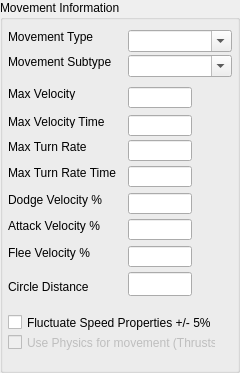
    <widget class="QGroupBox" name="IDC_STATIC_5">
      <property name="geometry">
        <rect>
          <x>232</x>
          <y>8</y>
          <width>240</width>
          <height>373</height>
        </rect>
      </property>
      <property name="title">
        <string>Movement Information</string>
      </property>
      <property name="visible">
        <bool>true</bool>
      </property>
      <property name="enabled">
        <bool>true</bool>
      </property>
      <property name="flat">
        <bool>false</bool>
      </property>
      <widget class="QLabel" name="IDC_STATIC_6">
        <property name="geometry">
          <rect>
            <x>8</x>
            <y>30</y>
            <width>88</width>
            <height>16</height>
          </rect>
        </property>
        <property name="text">
          <string>Movement Type</string>
        </property>
        <property name="visible">
          <bool>true</bool>
        </property>
        <property name="enabled">
          <bool>true</bool>
        </property>
        <property name="alignment">
          <set>Qt::AlignLeft</set>
        </property>
      </widget>
      <widget class="QComboBox" name="IDC_AI_MOVEMENT_TYPE_COMBO">
        <property name="maxVisibleItems">
          <number>4</number>
        </property>
        <property name="geometry">
          <rect>
            <x>128</x>
            <y>30</y>
            <width>104</width>
            <height>22</height>
          </rect>
        </property>
        <property name="visible">
          <bool>true</bool>
        </property>
        <property name="enabled">
          <bool>true</bool>
        </property>
        <property name="editable">
          <bool>true</bool>
        </property>
      </widget>
      <widget class="QLabel" name="IDC_STATIC_7">
        <property name="geometry">
          <rect>
            <x>8</x>
            <y>55</y>
            <width>112</width>
            <height>16</height>
          </rect>
        </property>
        <property name="text">
          <string>Movement Subtype</string>
        </property>
        <property name="visible">
          <bool>true</bool>
        </property>
        <property name="enabled">
          <bool>true</bool>
        </property>
        <property name="alignment">
          <set>Qt::AlignLeft</set>
        </property>
      </widget>
      <widget class="QComboBox" name="IDC_AI_MOVEMENT_SUBTYPE_COMBO">
        <property name="maxVisibleItems">
          <number>5</number>
        </property>
        <property name="geometry">
          <rect>
            <x>128</x>
            <y>55</y>
            <width>104</width>
            <height>22</height>
          </rect>
        </property>
        <property name="visible">
          <bool>true</bool>
        </property>
        <property name="enabled">
          <bool>true</bool>
        </property>
        <property name="editable">
          <bool>true</bool>
        </property>
      </widget>
      <widget class="QLabel" name="IDC_STATIC_8">
        <property name="geometry">
          <rect>
            <x>8</x>
            <y>87</y>
            <width>80</width>
            <height>13</height>
          </rect>
        </property>
        <property name="text">
          <string>Max Velocity</string>
        </property>
        <property name="visible">
          <bool>true</bool>
        </property>
        <property name="enabled">
          <bool>true</bool>
        </property>
        <property name="alignment">
          <set>Qt::AlignLeft</set>
        </property>
      </widget>
      <widget class="QLineEdit" name="IDC_AI_MAX_VELOCITY_EDIT">
        <property name="geometry">
          <rect>
            <x>128</x>
            <y>87</y>
            <width>64</width>
            <height>21</height>
          </rect>
        </property>
        <property name="visible">
          <bool>true</bool>
        </property>
        <property name="enabled">
          <bool>true</bool>
        </property>
      </widget>
      <widget class="QLabel" name="IDC_STATIC_9">
        <property name="geometry">
          <rect>
            <x>8</x>
            <y>115</y>
            <width>104</width>
            <height>13</height>
          </rect>
        </property>
        <property name="text">
          <string>Max Velocity Time</string>
        </property>
        <property name="visible">
          <bool>true</bool>
        </property>
        <property name="enabled">
          <bool>true</bool>
        </property>
        <property name="alignment">
          <set>Qt::AlignLeft</set>
        </property>
      </widget>
      <widget class="QLineEdit" name="IDC_AI_MAX_VEL_TIME_EDIT">
        <property name="geometry">
          <rect>
            <x>128</x>
            <y>115</y>
            <width>64</width>
            <height>21</height>
          </rect>
        </property>
        <property name="visible">
          <bool>true</bool>
        </property>
        <property name="enabled">
          <bool>true</bool>
        </property>
      </widget>
      <widget class="QLabel" name="IDC_STATIC_10">
        <property name="geometry">
          <rect>
            <x>8</x>
            <y>140</y>
            <width>80</width>
            <height>13</height>
          </rect>
        </property>
        <property name="text">
          <string>Max Turn Rate</string>
        </property>
        <property name="visible">
          <bool>true</bool>
        </property>
        <property name="enabled">
          <bool>true</bool>
        </property>
        <property name="alignment">
          <set>Qt::AlignLeft</set>
        </property>
      </widget>
      <widget class="QLineEdit" name="IDC_AI_MAX_TURN_RATE_EDIT">
        <property name="geometry">
          <rect>
            <x>128</x>
            <y>140</y>
            <width>64</width>
            <height>21</height>
          </rect>
        </property>
        <property name="visible">
          <bool>true</bool>
        </property>
        <property name="enabled">
          <bool>true</bool>
        </property>
      </widget>
      <widget class="QLabel" name="IDC_STATIC_11">
        <property name="geometry">
          <rect>
            <x>8</x>
            <y>166</y>
            <width>120</width>
            <height>13</height>
          </rect>
        </property>
        <property name="text">
          <string>Max Turn Rate Time</string>
        </property>
        <property name="visible">
          <bool>true</bool>
        </property>
        <property name="enabled">
          <bool>true</bool>
        </property>
        <property name="alignment">
          <set>Qt::AlignLeft</set>
        </property>
      </widget>
      <widget class="QLineEdit" name="IDC_AI_MAX_TURN_RATE_TIME_EDIT">
        <property name="geometry">
          <rect>
            <x>128</x>
            <y>166</y>
            <width>64</width>
            <height>21</height>
          </rect>
        </property>
        <property name="visible">
          <bool>true</bool>
        </property>
        <property name="enabled">
          <bool>true</bool>
        </property>
      </widget>
      <widget class="QLabel" name="IDC_STATIC_12">
        <property name="geometry">
          <rect>
            <x>8</x>
            <y>193</y>
            <width>104</width>
            <height>16</height>
          </rect>
        </property>
        <property name="text">
          <string>Dodge Velocity %</string>
        </property>
        <property name="visible">
          <bool>true</bool>
        </property>
        <property name="enabled">
          <bool>true</bool>
        </property>
        <property name="alignment">
          <set>Qt::AlignLeft</set>
        </property>
      </widget>
      <widget class="QLineEdit" name="IDC_AI_DODGE_VEL_PER_EDIT">
        <property name="geometry">
          <rect>
            <x>128</x>
            <y>193</y>
            <width>64</width>
            <height>21</height>
          </rect>
        </property>
        <property name="visible">
          <bool>true</bool>
        </property>
        <property name="enabled">
          <bool>true</bool>
        </property>
      </widget>
      <widget class="QLabel" name="IDC_STATIC_13">
        <property name="geometry">
          <rect>
            <x>8</x>
            <y>219</y>
            <width>112</width>
            <height>16</height>
          </rect>
        </property>
        <property name="text">
          <string>Attack Velocity %</string>
        </property>
        <property name="visible">
          <bool>true</bool>
        </property>
        <property name="enabled">
          <bool>true</bool>
        </property>
        <property name="alignment">
          <set>Qt::AlignLeft</set>
        </property>
      </widget>
      <widget class="QLineEdit" name="IDC_AI_ATTACK_VEL_PER_EDIT">
        <property name="geometry">
          <rect>
            <x>128</x>
            <y>219</y>
            <width>64</width>
            <height>21</height>
          </rect>
        </property>
        <property name="visible">
          <bool>true</bool>
        </property>
        <property name="enabled">
          <bool>true</bool>
        </property>
      </widget>
      <widget class="QLabel" name="IDC_STATIC_14">
        <property name="geometry">
          <rect>
            <x>8</x>
            <y>246</y>
            <width>112</width>
            <height>16</height>
          </rect>
        </property>
        <property name="text">
          <string>Flee Velocity %</string>
        </property>
        <property name="visible">
          <bool>true</bool>
        </property>
        <property name="enabled">
          <bool>true</bool>
        </property>
        <property name="alignment">
          <set>Qt::AlignLeft</set>
        </property>
      </widget>
      <widget class="QLineEdit" name="IDC_AI_FLEE_VEL_PER_EDIT">
        <property name="geometry">
          <rect>
            <x>128</x>
            <y>246</y>
            <width>64</width>
            <height>21</height>
          </rect>
        </property>
        <property name="visible">
          <bool>true</bool>
        </property>
        <property name="enabled">
          <bool>true</bool>
        </property>
      </widget>
      <widget class="QLineEdit" name="IDC_AI_CIRCLE_DISTANCE_EDIT">
        <property name="geometry">
          <rect>
            <x>128</x>
            <y>272</y>
            <width>64</width>
            <height>24</height>
          </rect>
        </property>
        <property name="visible">
          <bool>true</bool>
        </property>
        <property name="enabled">
          <bool>true</bool>
        </property>
      </widget>
      <widget class="QLabel" name="IDC_STATIC_15">
        <property name="geometry">
          <rect>
            <x>8</x>
            <y>280</y>
            <width>104</width>
            <height>16</height>
          </rect>
        </property>
        <property name="text">
          <string>Circle Distance</string>
        </property>
        <property name="visible">
          <bool>true</bool>
        </property>
        <property name="enabled">
          <bool>true</bool>
        </property>
        <property name="alignment">
          <set>Qt::AlignLeft</set>
        </property>
      </widget>
      <widget class="QCheckBox" name="IDC_AI_FLUCTUATE_PROPERTIES">
        <property name="geometry">
          <rect>
            <x>8</x>
            <y>313</y>
            <width>216</width>
            <height>19</height>
          </rect>
        </property>
        <property name="text">
          <string>Fluctuate Speed Properties +/- 5%</string>
        </property>
        <property name="visible">
          <bool>true</bool>
        </property>
        <property name="enabled">
          <bool>true</bool>
        </property>
      </widget>
      <widget class="QCheckBox" name="IDC_AI_USES_THRUST_CHECK">
        <property name="geometry">
          <rect>
            <x>8</x>
            <y>333</y>
            <width>208</width>
            <height>19</height>
          </rect>
        </property>
        <property name="text">
          <string>Use Physics for movement (Thrusts)</string>
        </property>
        <property name="visible">
          <bool>true</bool>
        </property>
        <property name="enabled">
          <bool>false</bool>
        </property>
      </widget>
    </widget>
